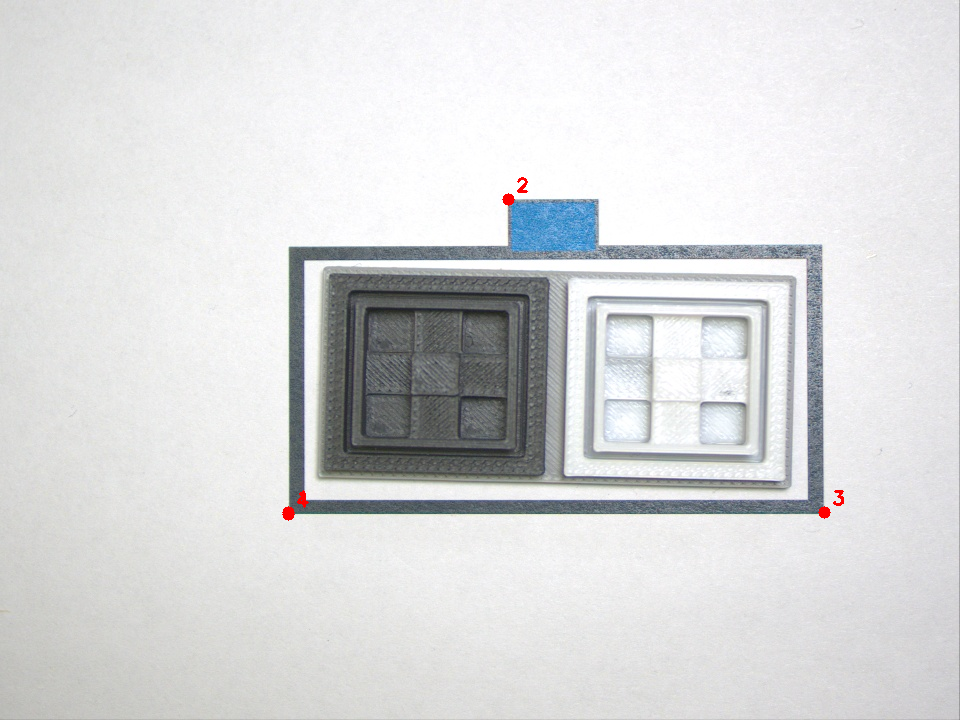
#> input picture align/auto_corners_debug.png, 960 x 720 px
$ python auto_corner_detect.py --image ../align/auto_corners_debug.png
#> lines starting #> are read from the running program, lines starting #| are printed output that depends on the picture; after the words box and inside, x2 and y2 are one past the last pixel; in counts of white or black regions, pixels touching at a corner belong together
import cv2, numpy as np, argparse, json, os

def main():
    ap = argparse.ArgumentParser(description="Auto-find outer 4 corners with Harris (simple).")
    ap.add_argument("--image", required=True)
    ap.add_argument("--out_json", default="align/auto_corners.json")
    ap.add_argument("--out_debug", default="align/auto_corners_debug.png")
    ap.add_argument("--thr", type=float, default=0.01, help="threshold on Harris response")
    args = ap.parse_args()

    img = cv2.imread(args.image)
#> img is the input picture: shape (720, 960, 3); mean B, G, R 219, 218.1, 217.2
    if img is None:
        raise SystemExit(f"failed to read {args.image}")

    gray = cv2.cvtColor(img, cv2.COLOR_BGR2GRAY)
    gray = cv2.GaussianBlur(gray,(5,5),0)

    # Harris corner response
    harris = cv2.cornerHarris(np.float32(gray), blockSize=2, ksize=3, k=0.04)
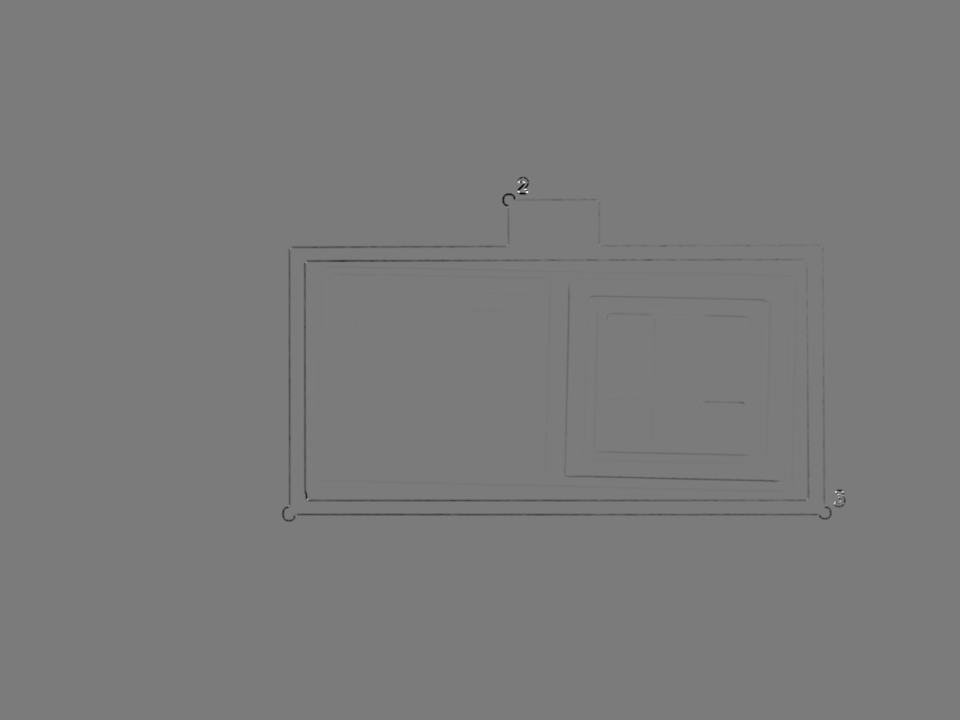
#> harris: shape (720, 960) float32; min -5779928, max 6153123, mean -15897.8; drawn with min black and max white
    harris = cv2.dilate(harris, None)
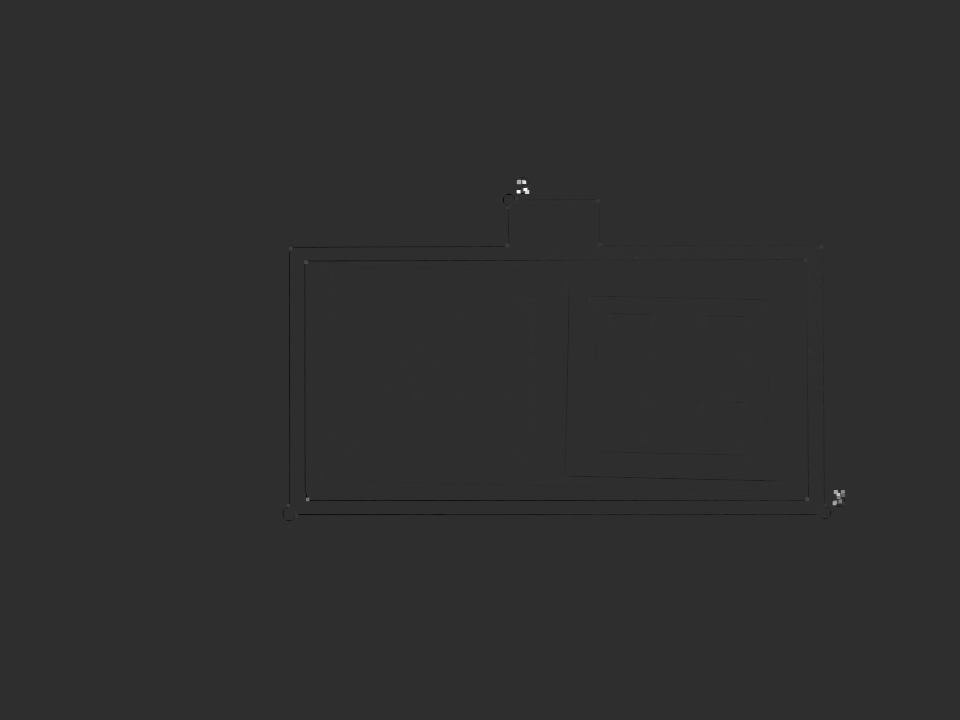
#> harris: shape (720, 960) float32; min -1386562.9, max 6153123, mean -1543.3; drawn with min black and max white

    # take strong responses
    pts = np.argwhere(harris > args.thr * harris.max())
#> pts = 544 pairs, first value 179 to 517, second value 286 to 845
    if len(pts) < 4:
        raise SystemExit("not enough Harris corners found, try lowering --thr")

    # choose outermost corners
    pts = np.array(pts)[:, [1,0]]  # (x,y)
#> pts = 544 pairs, first value 286 to 845, second value 179 to 517
    left  = pts[np.argmin(pts[:,0])]
#> left = [286, 504]
    right = pts[np.argmax(pts[:,0])]
#> right = [845, 490]
    top   = pts[np.argmin(pts[:,1])]
#> top = [518, 179]
    bot   = pts[np.argmax(pts[:,1])]
#> bot = [295, 517]
    corners = [left.tolist(), top.tolist(), right.tolist(), bot.tolist()]
#> corners = [[286, 504], [518, 179], [845, 490], [295, 517]]

    # save JSON
    os.makedirs(os.path.dirname(args.out_json), exist_ok=True)
    with open(args.out_json,"w") as f:
        json.dump({"corners":[[int(x),int(y)] for x,y in corners]}, f, indent=2)
    print("saved:", args.out_json)

    # draw debug
    vis = img.copy()
    for i,(x,y) in enumerate(corners):
        cv2.circle(vis,(int(x),int(y)),6,(0,0,255),-1)
        cv2.putText(vis,str(i+1),(int(x)+8,int(y)-8),cv2.FONT_HERSHEY_SIMPLEX,0.6,(0,0,255),2)
#> this loop made 4 passes
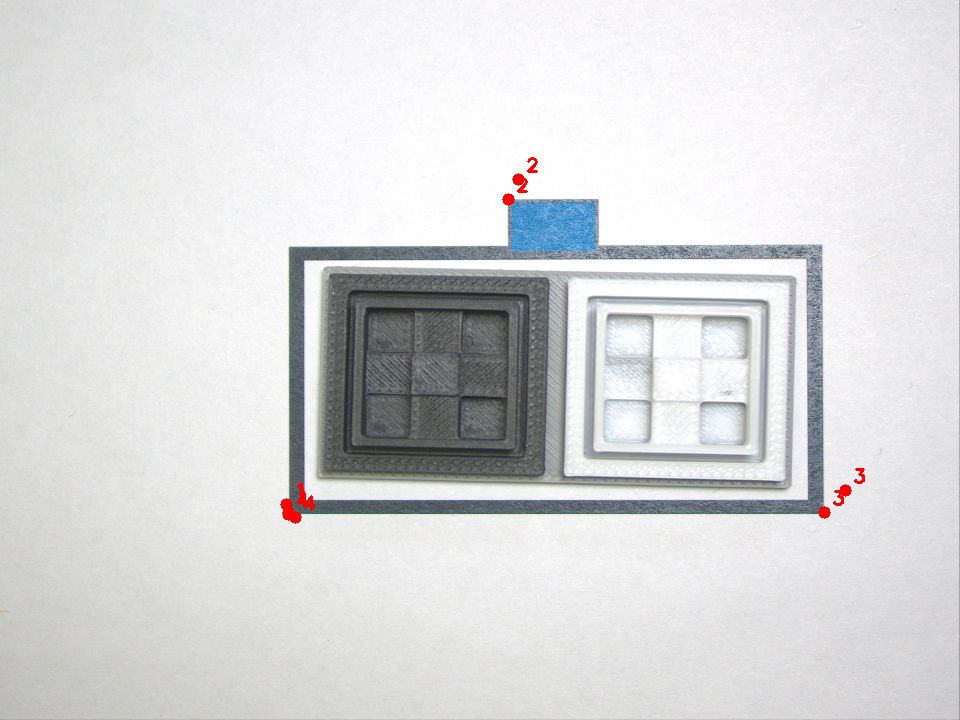
#> vis: shape (720, 960, 3); 0.1% of pixels changed, all inside (x1, y1, x2, y2) = (280, 157, 865, 524)
    cv2.imwrite(args.out_debug, vis)
    print("saved:", args.out_debug)

if __name__=="__main__":
    main()
